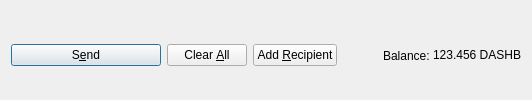
         <widget class="QFrame" name="frame_Send">
          <layout class="QHBoxLayout" name="horizontalLayout">
           <property name="bottomMargin">
            <number>0</number>
           </property>
           <item>
            <widget class="QPushButton" name="sendButton">
             <property name="minimumSize">
              <size>
               <width>150</width>
               <height>0</height>
              </size>
             </property>
             <property name="toolTip">
              <string>Confirm the send action</string>
             </property>
             <property name="text">
              <string>S&amp;end</string>
             </property>
             <property name="icon">
              <iconset resource="../dashblack.qrc">
               <normaloff>:/icons/send</normaloff>:/icons/send</iconset>
             </property>
             <property name="autoDefault">
              <bool>false</bool>
             </property>
             <property name="default">
              <bool>true</bool>
             </property>
            </widget>
           </item>
           <item>
            <widget class="QPushButton" name="clearButton">
             <property name="sizePolicy">
              <sizepolicy hsizetype="Minimum" vsizetype="Fixed">
               <horstretch>0</horstretch>
               <verstretch>0</verstretch>
              </sizepolicy>
             </property>
             <property name="toolTip">
              <string>Clear all fields of the form.</string>
             </property>
             <property name="text">
              <string>Clear &amp;All</string>
             </property>
             <property name="icon">
              <iconset resource="../dashblack.qrc">
               <normaloff>:/icons/remove</normaloff>:/icons/remove</iconset>
             </property>
             <property name="autoDefault">
              <bool>false</bool>
             </property>
            </widget>
           </item>
           <item>
            <widget class="QPushButton" name="addButton">
             <property name="toolTip">
              <string>Send to multiple recipients at once</string>
             </property>
             <property name="text">
              <string>Add &amp;Recipient</string>
             </property>
             <property name="icon">
              <iconset resource="../dashblack.qrc">
               <normaloff>:/icons/add</normaloff>:/icons/add</iconset>
             </property>
             <property name="autoDefault">
              <bool>false</bool>
             </property>
            </widget>
           </item>
           <item>
            <spacer name="horizontalSpacer">
             <property name="orientation">
              <enum>Qt::Horizontal</enum>
             </property>
             <property name="sizeHint" stdset="0">
              <size>
               <width>40</width>
               <height>20</height>
              </size>
             </property>
            </spacer>
           </item>
           <item>
            <layout class="QHBoxLayout" name="horizontalLayout_2">
             <property name="spacing">
              <number>3</number>
             </property>
             <item>
              <widget class="QLabel" name="label">
               <property name="text">
                <string>Balance:</string>
               </property>
              </widget>
             </item>
             <item>
              <widget class="QLabel" name="labelBalance">
               <property name="sizePolicy">
                <sizepolicy hsizetype="Preferred" vsizetype="Fixed">
                 <horstretch>0</horstretch>
                 <verstretch>0</verstretch>
                </sizepolicy>
               </property>
               <property name="cursor">
                <cursorShape>IBeamCursor</cursorShape>
               </property>
               <property name="text">
                <string notr="true">123.456 DASHB</string>
               </property>
               <property name="textInteractionFlags">
                <set>Qt::LinksAccessibleByMouse|Qt::TextSelectableByKeyboard|Qt::TextSelectableByMouse</set>
               </property>
              </widget>
             </item>
            </layout>
           </item>
          </layout>
         </widget>
